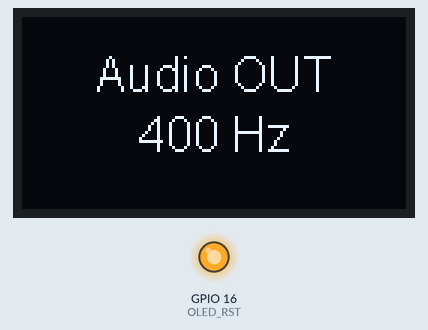
The sketch below on a simulated ESP32. On the bench: 128×64 one-colour display, output pins drawn as LEDs (lit = HIGH). I2S audio is not simulated (input reads silence); what the sketch prints to the serial monitor is not drawn.

Above: at 0.2 s.

The sketch:

test_audio_output.ino
```cpp
#include <Wire.h>
#include <SSD1306Wire.h>
#include <driver/i2s.h>
#include <math.h>

// OLED pins (Heltec WiFi Kit 32)
#define OLED_SDA 4
#define OLED_SCL 15
#define OLED_RST 16

// I2S TX config
#define I2S_BCK    22
#define I2S_WS     23
#define I2S_DOUT   25

#define SAMPLE_RATE 44100
#define FREQ        400
#define AMPLITUDE   16000   // ~50% du max 16-bit

SSD1306Wire display(0x3c, OLED_SDA, OLED_SCL, GEOMETRY_128_64);

const i2s_port_t I2S_TX = I2S_NUM_0;

// Buffer de samples pré-calculés pour un cycle complet
#define SAMPLES_PER_CYCLE (SAMPLE_RATE / FREQ)  // 110 samples à 44100/400
int16_t sineTable[SAMPLES_PER_CYCLE];

void setup() {
  Serial.begin(115200);
  Serial.println("Test sortie audio I2S - 400Hz");

  // Pré-calcul d'un cycle de sinus
  for (int i = 0; i < SAMPLES_PER_CYCLE; i++) {
    sineTable[i] = (int16_t)(sin(2.0 * PI * i / SAMPLES_PER_CYCLE) * AMPLITUDE);
  }

  // Init OLED
  pinMode(OLED_RST, OUTPUT);
  digitalWrite(OLED_RST, LOW);
  delay(50);
  digitalWrite(OLED_RST, HIGH);
  delay(50);

  display.init();
  display.setFont(ArialMT_Plain_16);
  display.setTextAlignment(TEXT_ALIGN_CENTER);
  display.clear();
  display.drawString(64, 10, "Audio OUT");
  display.drawString(64, 30, "400 Hz");
  display.display();

  // Config I2S TX
  i2s_config_t i2s_config = {
    .mode = (i2s_mode_t)(I2S_MODE_MASTER | I2S_MODE_TX),
    .sample_rate = SAMPLE_RATE,
    .bits_per_sample = I2S_BITS_PER_SAMPLE_16BIT,
    .channel_format = I2S_CHANNEL_FMT_RIGHT_LEFT,
    .communication_format = I2S_COMM_FORMAT_STAND_I2S,
    .intr_alloc_flags = ESP_INTR_FLAG_LEVEL1,
    .dma_buf_count = 8,
    .dma_buf_len = 256,
    .use_apll = true,
    .tx_desc_auto_clear = true,
    .fixed_mclk = 0
  };

  i2s_pin_config_t pin_config = {
    .bck_io_num = I2S_BCK,
    .ws_io_num = I2S_WS,
    .data_out_num = I2S_DOUT,
    .data_in_num = I2S_PIN_NO_CHANGE
  };

  esp_err_t err;
  err = i2s_driver_install(I2S_TX, &i2s_config, 0, NULL);
  Serial.printf("i2s_driver_install: %s\n", esp_err_to_name(err));

  err = i2s_set_pin(I2S_TX, &pin_config);
  Serial.printf("i2s_set_pin: %s\n", esp_err_to_name(err));

  Serial.println("I2S TX ready, playing 400Hz sine wave");
}

void loop() {
  // Envoie un cycle complet de sinus (stéréo = même sample L+R)
  int16_t buf[SAMPLES_PER_CYCLE * 2];  // stereo
  for (int i = 0; i < SAMPLES_PER_CYCLE; i++) {
    buf[i * 2]     = sineTable[i];  // Left
    buf[i * 2 + 1] = sineTable[i];  // Right
  }

  size_t bytes_written;
  i2s_write(I2S_TX, buf, sizeof(buf), &bytes_written, portMAX_DELAY);
}
```
